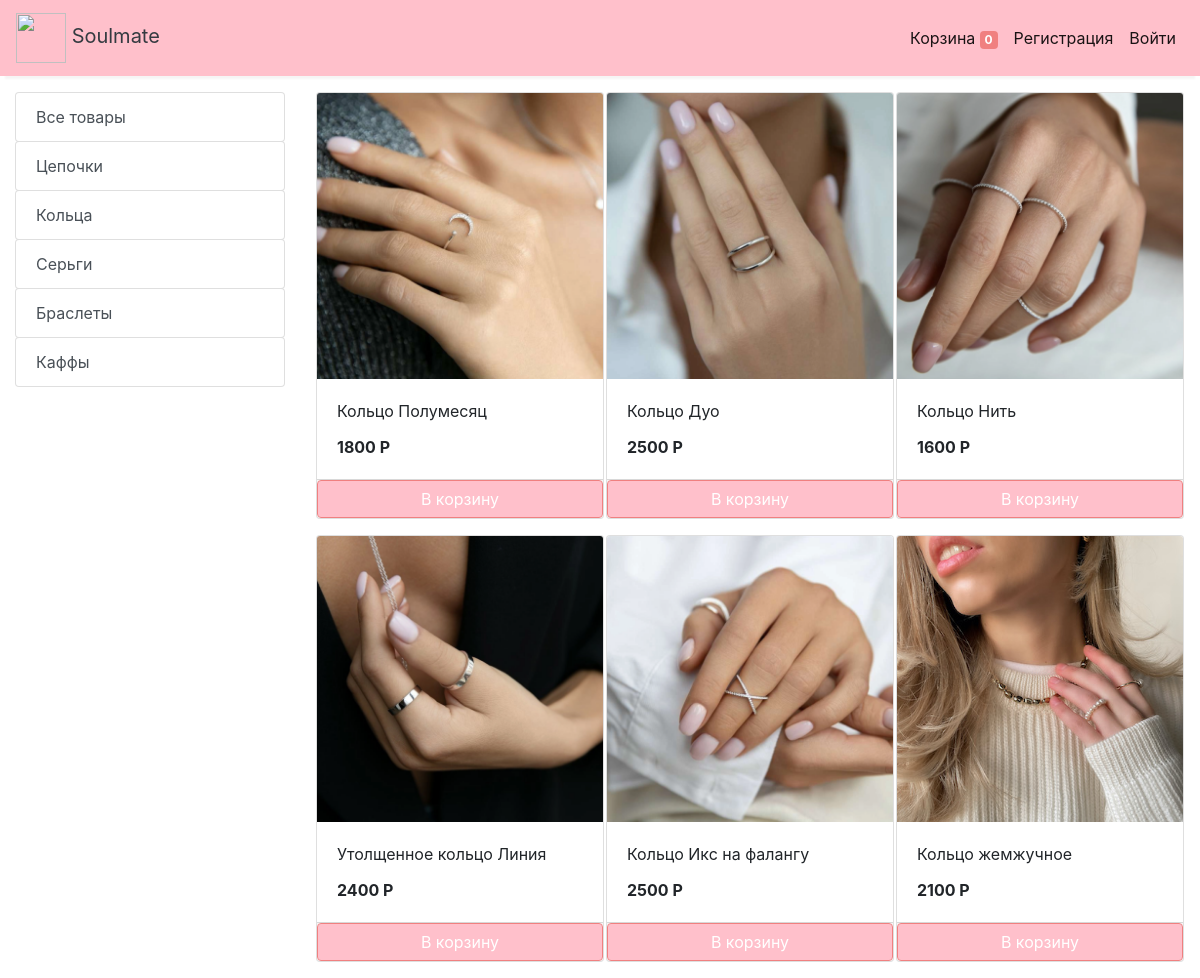
Screenshot of /store?category=23 with the database file from the repository.
### store/models/category.py (models this page shows, shortened)
class Category(models.Model):
    name = models.CharField(max_length=50)
    @staticmethod
    def get_all_categories():
        return Category.objects.all()

### store/models/product.py (models this page shows, shortened)
class Products(models.Model):
    name = models.CharField(max_length=60)
    price = models.IntegerField(default=0)
    category = models.ForeignKey(Category,on_delete=models.CASCADE,default=1 )
    description = models.CharField(max_length=250, default='', blank=True, null= True)
    image = models.ImageField(upload_to='uploads/products/')
    @staticmethod
    def get_all_products_by_categoryid(category_id):
        if category_id:
            return Products.objects.filter (category=category_id)
        else:
            return Products.get_all_products()

### store/views/home.py (the view)
# urls.py: path('store', store, name='store'),
def store(request):
    products = None
    categories = Category.get_all_categories()
    categoryID = request.GET.get('category')
    if categoryID:
        products = Products.get_all_products_by_categoryid(categoryID)
    else:
        products = Products.get_all_products();
    data = {}
    data['products'] = products
    data['categories'] = categories
    print('you are : ', request.session.get('email'))
    return render(request, 'index.html', data)

### store/templatetags/custom_filter.py (called while the page is built)
@register.filter(name='currency')
def currency(number):
    return str(number) + " Р"

### templates/Index.html (shortened to what this page needs)
{% extends 'base.html' %}
{% block content %}
{% load cart %}
{% load custom_filter %}
{% load static %}
<div class="container-fluid mt-3">
        <div class="row">
        <div class="col-3 mx-auto">
            <div class="list-group">
                <a href="/" class="list-group-item list-group-item-action btn btn-
outline-success">Все товары</a>
               {% for category in categories %}
                <a href="/?category={{category.id}}"
                   class="list-group-item list-group-item-action btn btn-outline-success">
                    {{category.name}}</a>
               {% endfor %}
            </div>
        </div>
            <div id='products' class="col-lg-9 mx-auto">
                <div class="row mx-auto">
                    {% for product in products %}
                        <div class="card mx-auto mb-3" id={{ product.id }} style="width:18rem;">
                            <img class="card-img-top" src="{{ product.image.url }}" alt="Card image cap">
                            <div class="card-body">
                                <p class="card-title">{{ product.name }}</p>
                                <p class="card-text"><b>{{ product.price|currency }}</b></p>
                        </div>
                        <div class="card-footer p-0 no-gutters">
                        {% if product|is_in_cart:request.session.cart %}
                            <div class="row no-gutters">
                            <form action="/#{{ product.id }}" class="col-2" method="post">
                            {% csrf_token %}
                            <input hidden type="text" name='product' value='{{ product.id }}'>
                            <input hidden type="text" name='remove' value='True'>
                            <input type="submit" value=" - " style="background-color: pink; border-color: lightcoral" class="btn btn-block btn-success border-right">
                            </form>
                            <div style="background-color: pink; border-color: lightcoral" class="text-center col btn btn-success">
                            {{ product|cart_quantity:request.session.cart }} в корзине
                            </div>
                            <form action="/#{{ product.id }}" class="col-2" method="post">
                            {% csrf_token %}
                            <input hidden type="text" name='product' value='{{product.id }}'>
                            <input type="submit" value=" + " style="background-color: pink; border-color: lightcoral" class="btn btn-block btn-success border-left">
                            </form>
                            </div>
                        {% else %}
                            <form action="/#{{ product.id }}" method="POST" class="btn-block">
                            <input type="submit" style="background-color: pink; border-color: lightcoral" class="float-right btn btn-success form-control"
                                   value="В корзину">
                            </form>
                        {% endif %}
                        </div>
                        </div>
                    {% endfor %}
                </div>
            </div>
        </div>
</div>
{% endblock %}

### rows the page displays
Category: name "Цепочки"
Category: name "Кольца"
Category: name "Серьги"
Category: name "Браслеты"
Category: name "Каффы"
Products: image (picture), name "Кольцо Полумесяц", price "1800 Р"
Products: image (picture), name "Кольцо Дуо", price "2500 Р"
Products: image (picture), name "Кольцо Нить", price "1600 Р"
Products: image (picture), name "Утолщенное кольцо Линия", price "2400 Р"
Products: image (picture), name "Кольцо Икс на фалангу", price "2500 Р"
Products: image (picture), name "Кольцо жемжучное", price "2100 Р"

### other values shown
{{ request.session.cart.keys|length }} "0"
